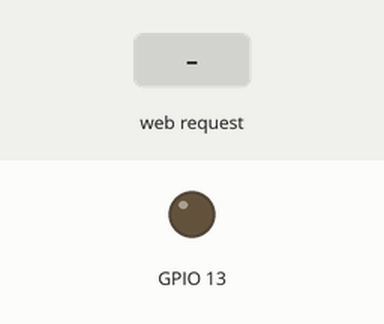
Recording of a sketch running on a simulated ESP8266 (NodeMCU). Parts: output pins drawn as LEDs (lit = HIGH). Inputs (shaded band) come from the test bench. WiFi joins after 1.5 s; servers stay silent unless stated; what the sketch prints to the serial monitor is not drawn.

Above: at 2.7 s.
2.8 s: HTTP request GET /H received
At 4.0 s:
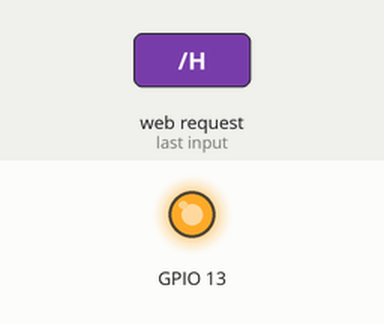
4.3 s: HTTP request GET /L received
At 5.2 s:
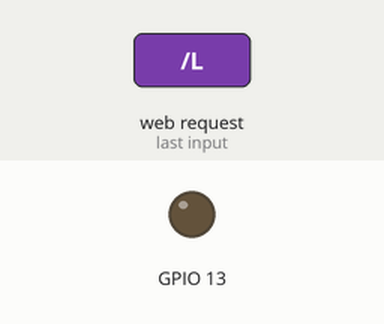
Timing chart, 0 to 7.3 s (numbered marks = the images above; inputs shaded):
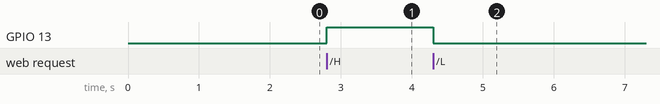

The sketch:

Mobile_app_Arduino.ino
```cpp
//#include <ESP8266HTTPClient.h>
#include <ESP8266WiFi.h>
#include <WiFiClient.h>
//#include <ESP8266WebServer.h>
//#include <ESP8266mDNS.h>
//#include <SPI.h>
//#include <Ethernet.h>


//const char* ssid     = "LINKDSL-josephhalim";
//const char* password = "23121973janet";
const char* ssid     = "BME Students Lab 1 (2.4)";
//const char* ssid     = "BME Students (2.4)";
const char* password = "mybmewifi";
//const char ser[] = "192.168.1.2";

int lControl =  13; //Digital pin that LED is connected to on the MKR1000
//char ssid[] = "YourNetwork";      // your network SSID (name)
//char pass[] = "YourPassword";   // your network password
int keyIndex = 0;                 // your network key Index number (needed only for WEP)


WiFiServer server(80);
//WiFiClient client;

void setup() {
 Serial.begin(115200);
 delay(10);
pinMode(13, OUTPUT);


  WiFi.begin(ssid, password);
  Serial.print("\n\r \n\rWorking to connect");

  // Wait for connection
  while (WiFi.status() != WL_CONNECTED) {
    delay(500);
    Serial.print(".");
  }

  Serial.print("Connected to ");
  Serial.println(ssid);
  Serial.print("IP address: ");
  Serial.println(WiFi.localIP());

  server.begin();

}


void loop() {
  WiFiClient client = server.available();   // listen for incoming clients

  if (client) {                             // if you get a client,
   // Serial.println("new client");           // print a message out the serial port
    String currentLine = "";                // make a String to hold incoming data from the client
    while (client.connected()) {            // loop while the client's connected
      if (client.available()) {             // if there's bytes to read from the client,
        char c = client.read();             // read a byte, then
       // Serial.write(c);                    // print it out the serial monitor
        if (c == '\n') {                    // if the byte is a newline character

          // if the current line is blank, you got two newline characters in a row.
          // that's the end of the client HTTP request, so send a response:
          if (currentLine.length() == 0) {
            // HTTP headers always start with a response code (e.g. HTTP/1.1 200 OK)
            // and a content-type so the client knows what's coming, then a blank line:
            client.println("HTTP/1.1 200 OK");
            client.println("Content-type:text/html");
            client.println();
            //client.print("Value at A0 is ");
            //client.print(analogRead(A0));
            client.print("<br>");
            // The HTTP response ends with another blank line:
            client.println();
            // break out of the while loop:
            break;
          }
          else {      // if you got a newline, then clear currentLine:
            currentLine = "";
          }
        }
        else if (c != '\r') {    // if you got anything else but a carriage return character,
          currentLine += c;      // add it to the end of the currentLine
        }

        // Check to see if the client request was "GET /H" or "GET /L":
        if (currentLine.endsWith("GET /H")) {
          digitalWrite(13, HIGH);               // GET /H turns the LED on
          Serial.println("HIGH");
        }
        if (currentLine.endsWith("GET /L")) {
          digitalWrite(13, LOW);                // GET /L turns the LED off
          Serial.println("LOW");
        }
      }
    }
    // close the connection:
    client.stop();
   // Serial.println("client disconnected");
  }
}
```

Measured:
- after the input at 2.8 s, GPIO 13: LOW → HIGH at once
- after the input at 4.3 s, GPIO 13: HIGH → LOW at once
